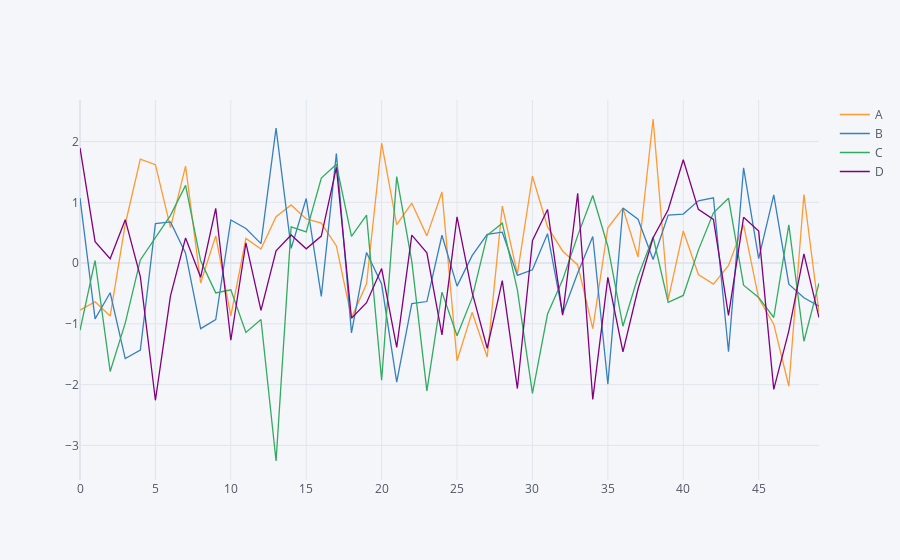

Source (notebook cell):
### Code cell
arr_1 = np.random.randn(50, 4)
df_1 = pd.DataFrame(arr_1, columns=['A','B','C','D'])
df_1.head()

# Compare old plots to a Plotly interactive plot
# You can save as PNG, Zoom, Pan, Turn off & on Data and more
df_1.plot()
df_1.iplot()
